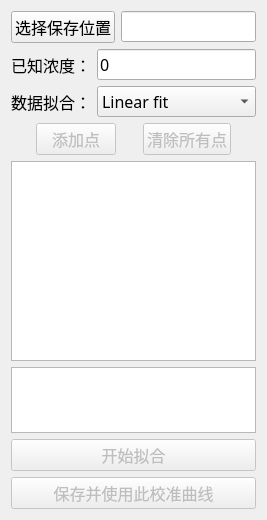
          <widget class="QWidget" name="page_6">
           <property name="geometry">
            <rect>
             <x>0</x>
             <y>0</y>
             <width>267</width>
             <height>507</height>
            </rect>
           </property>
           <attribute name="label">
            <string>校准</string>
           </attribute>
           <layout class="QVBoxLayout" name="verticalLayout_15" stretch="0,0,0,0,0,0,1,0">
            <item>
             <layout class="QHBoxLayout" name="horizontalLayout_43" stretch="0,1">
              <item>
               <widget class="QPushButton" name="Button_savepath_jiaozhun">
                <property name="font">
                 <font>
                  <family>Microsoft YaHei</family>
                  <pointsize>12</pointsize>
                 </font>
                </property>
                <property name="text">
                 <string>选择保存位置</string>
                </property>
               </widget>
              </item>
              <item>
               <widget class="QLineEdit" name="lineEdit_2">
                <property name="font">
                 <font>
                  <family>Adobe Devanagari</family>
                  <pointsize>12</pointsize>
                 </font>
                </property>
                <property name="readOnly">
                 <bool>true</bool>
                </property>
               </widget>
              </item>
             </layout>
            </item>
            <item>
             <layout class="QHBoxLayout" name="horizontalLayout_42" stretch="0,1">
              <item>
               <widget class="QLabel" name="label_49">
                <property name="font">
                 <font>
                  <family>Microsoft YaHei</family>
                  <pointsize>12</pointsize>
                 </font>
                </property>
                <property name="text">
                 <string>已知浓度：</string>
                </property>
               </widget>
              </item>
              <item>
               <widget class="QLineEdit" name="lineEdit">
                <property name="font">
                 <font>
                  <family>Microsoft YaHei</family>
                  <pointsize>12</pointsize>
                 </font>
                </property>
                <property name="text">
                 <string>0</string>
                </property>
               </widget>
              </item>
             </layout>
            </item>
            <item>
             <layout class="QHBoxLayout" name="horizontalLayout_44" stretch="0,1">
              <item>
               <widget class="QLabel" name="label_51">
                <property name="font">
                 <font>
                  <family>Microsoft YaHei</family>
                  <pointsize>12</pointsize>
                 </font>
                </property>
                <property name="text">
                 <string>数据拟合：</string>
                </property>
               </widget>
              </item>
              <item>
               <widget class="QComboBox" name="comboBox">
                <property name="font">
                 <font>
                  <family>Microsoft YaHei</family>
                  <pointsize>12</pointsize>
                 </font>
                </property>
                <item>
                 <property name="text">
                  <string>Linear fit</string>
                 </property>
                </item>
                <item>
                 <property name="text">
                  <string>Boltzmann fit</string>
                 </property>
                </item>
                <item>
                 <property name="text">
                  <string>Log3P1 fit</string>
                 </property>
                </item>
               </widget>
              </item>
             </layout>
            </item>
            <item>
             <layout class="QHBoxLayout" name="horizontalLayout_45">
              <property name="spacing">
               <number>2</number>
              </property>
              <item>
               <widget class="QPushButton" name="button_addpoint">
                <property name="enabled">
                 <bool>false</bool>
                </property>
                <property name="sizePolicy">
                 <sizepolicy hsizetype="Fixed" vsizetype="Fixed">
                  <horstretch>0</horstretch>
                  <verstretch>0</verstretch>
                 </sizepolicy>
                </property>
                <property name="font">
                 <font>
                  <family>Microsoft YaHei</family>
                  <pointsize>12</pointsize>
                 </font>
                </property>
                <property name="text">
                 <string>添加点</string>
                </property>
               </widget>
              </item>
              <item>
               <widget class="QPushButton" name="pushButton_3">
                <property name="enabled">
                 <bool>false</bool>
                </property>
                <property name="sizePolicy">
                 <sizepolicy hsizetype="Fixed" vsizetype="Fixed">
                  <horstretch>0</horstretch>
                  <verstretch>0</verstretch>
                 </sizepolicy>
                </property>
                <property name="font">
                 <font>
                  <family>Microsoft YaHei</family>
                  <pointsize>12</pointsize>
                 </font>
                </property>
                <property name="text">
                 <string>清除所有点</string>
                </property>
               </widget>
              </item>
             </layout>
            </item>
            <item>
             <widget class="QGraphicsView" name="graphicsView3">
              <property name="minimumSize">
               <size>
                <width>150</width>
                <height>200</height>
               </size>
              </property>
             </widget>
            </item>
            <item>
             <widget class="QTextEdit" name="label_52">
              <property name="minimumSize">
               <size>
                <width>0</width>
                <height>66</height>
               </size>
              </property>
              <property name="font">
               <font>
                <family>Adobe Devanagari</family>
                <pointsize>10</pointsize>
               </font>
              </property>
              <property name="readOnly">
               <bool>true</bool>
              </property>
             </widget>
            </item>
            <item>
             <widget class="QPushButton" name="button_fit">
              <property name="enabled">
               <bool>false</bool>
              </property>
              <property name="font">
               <font>
                <family>Microsoft YaHei</family>
                <pointsize>12</pointsize>
               </font>
              </property>
              <property name="text">
               <string>开始拟合</string>
              </property>
             </widget>
            </item>
            <item>
             <widget class="QPushButton" name="pushButton_4">
              <property name="enabled">
               <bool>false</bool>
              </property>
              <property name="sizePolicy">
               <sizepolicy hsizetype="Preferred" vsizetype="Fixed">
                <horstretch>0</horstretch>
                <verstretch>0</verstretch>
               </sizepolicy>
              </property>
              <property name="font">
               <font>
                <family>Microsoft YaHei</family>
                <pointsize>12</pointsize>
               </font>
              </property>
              <property name="text">
               <string>保存并使用此校准曲线</string>
              </property>
             </widget>
            </item>
           </layout>
          </widget>
